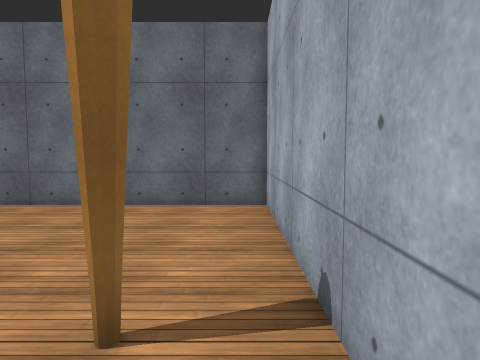
View 1 (above)

19 first-person views from a walk through a Unity game level. The camera is 1.4 m above the floor, tilts 4° down and sees 70° across. The floor is counted in squares, 1 m on a side. Each view is taken from the middle of a square. On the plan, view 1 faces up. The plan holds only what a view shows up to about 15 squares ahead; the rest is blank. The place goes on beyond the plan. The player character is not drawn. Surface patterns are stand-ins for the level's own textures.

View 2
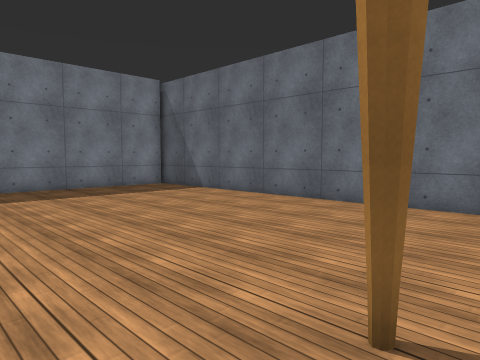

View 3
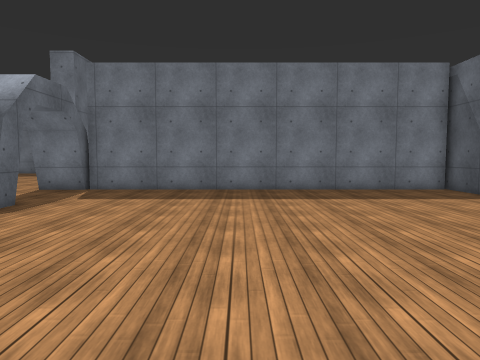

View 4
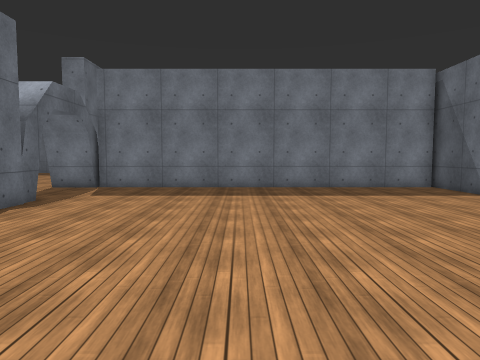

View 5
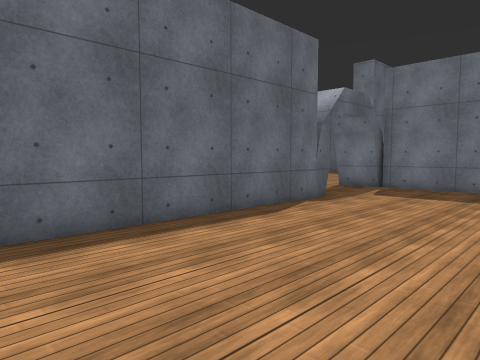

View 6
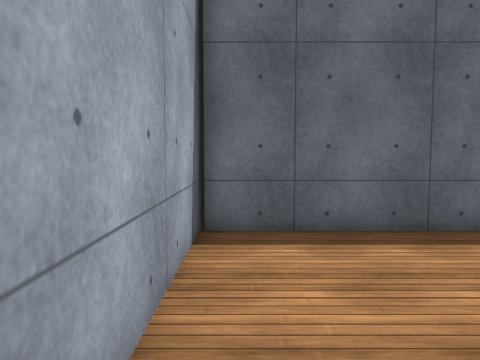

View 7
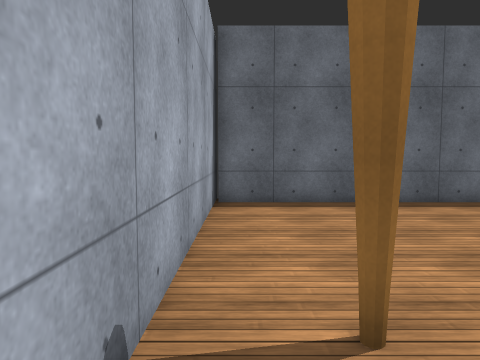

View 8
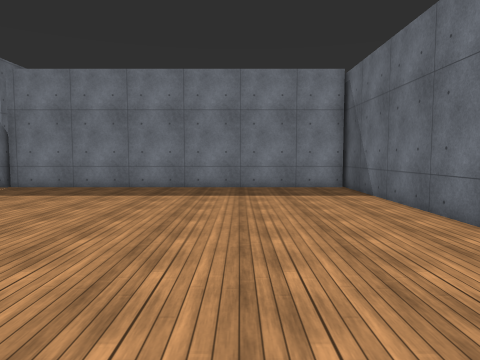

View 9
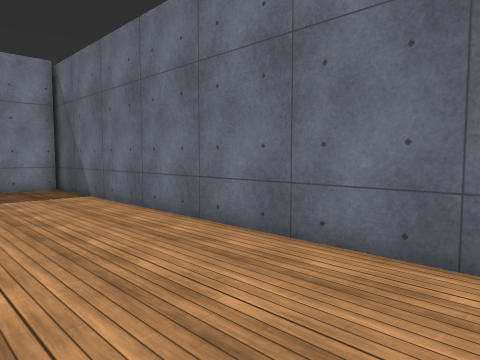

View 10
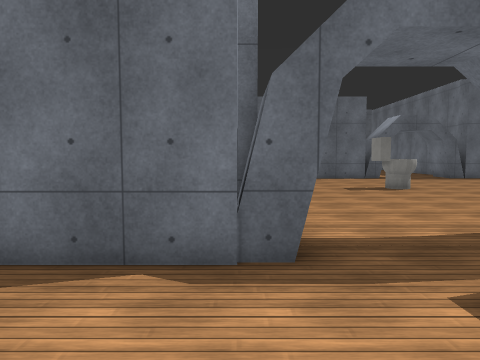

View 11
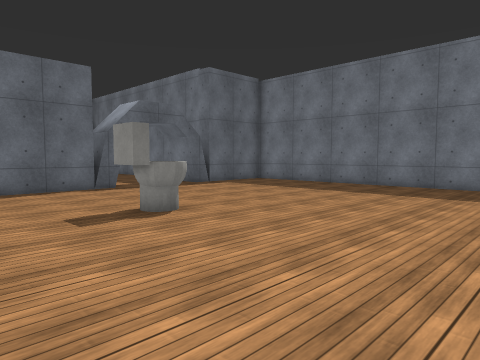

View 12
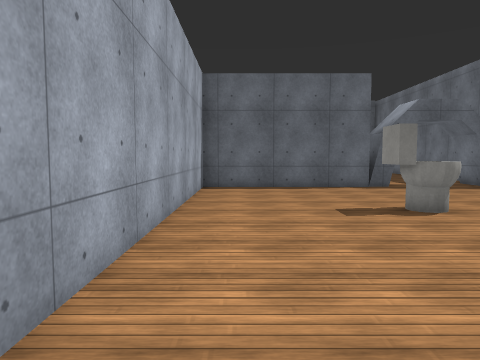

View 13
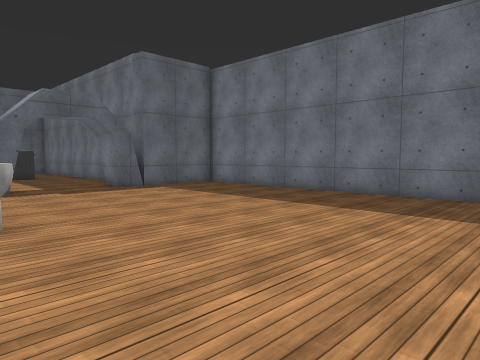

View 14
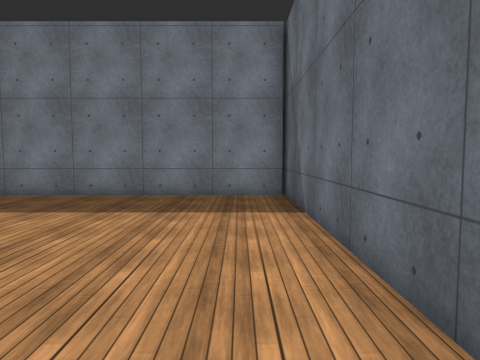

View 15
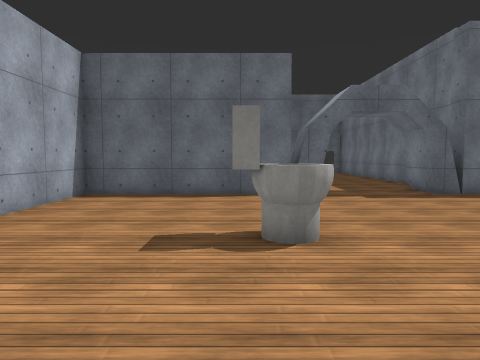

View 16
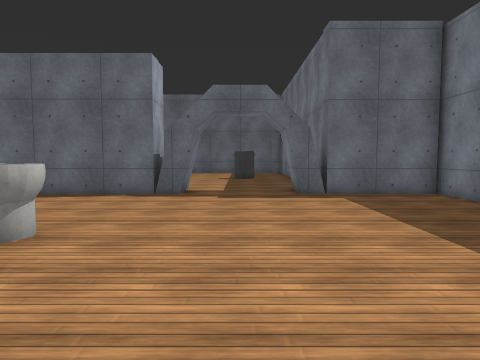

View 17
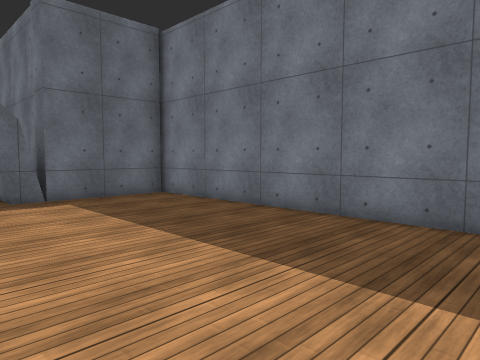

View 18
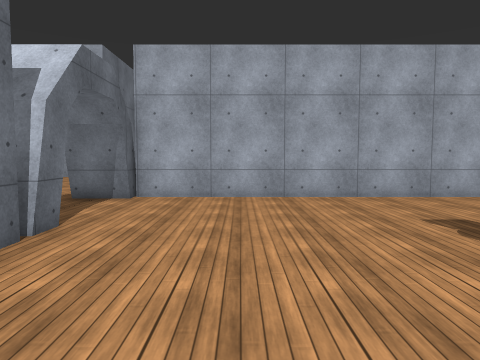

View 19
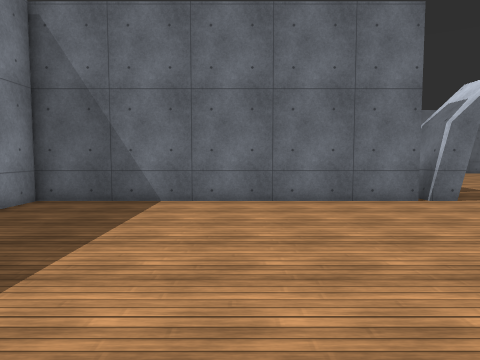

### Floor plan
Points are (right, up) in squares from view 1. A wall is a line through its corners. A room is listed if a view was taken in it or the views show most of it. See-through windows are left out.
Room 1 (views 1, 2, 3, 4, 5, 6, 7, 8, 9, 10)
walls: (-10.8, -5.3) (0.8, -5.3); (-15.4, 9.6) (-15.4, -5.4); (-15.8, -5.3) (-15.1, -5.3); (0.8, -6.2) (0.8, 9.7) (-15.8, 9.7)
ways out: opening at (-13, -6) to room 2
Room 2 (views 11, 12, 13, 14, 15, 16, 17, 18, 19)
walls: (-16.4, -7.4) (-28.3, -7.4) (-28.3, -22.5) (-23, -22.5) (-23, -24.5); (-15.1, -7.4) (-16, -7.4); (-19, -24.5) (-19, -22.5) (-10.3, -22.5) (-10.3, -7.4); (-14.9, -5.3) (-14.9, -7.4); (-11, -7.4) (-11, -5.3); (-10.1, -7.4) (-10.8, -7.4)
low walls: (-23.2, -22.5) (-23.2, -24.5); (-15.1, -5.3) (-15.1, -7.4); (-10.8, -7.4) (-10.8, -5.3)
ways out: opening at (-13, -6) to room 1
objects: other object (-17, -16) to (-16, -15)

Where each view was taken, in squares from view 1:
view 1: 0 up, 0 right, facing up
view 2: 0 up, 0 right, facing up-left
view 3: 1 up, 1 left, facing left
view 4: 1 up, 0 right, facing left
view 5: 1 up, 0 right, facing down-left
view 6: 1 up, 0 right, facing down
view 7: 5 up, 0 right, facing down
view 8: 5 up, 0 right, facing left
view 9: 5 up, 0 right, facing up-left
view 10: 1 down, 10 left, facing down
view 11: 8 down, 12 left, facing down-left
view 12: 7 down, 12 left, facing down
view 13: 8 down, 16 left, facing down-left
view 14: 9 down, 16 left, facing left
view 15: 10 down, 16 left, facing down
view 16: 10 down, 21 left, facing down
view 17: 11 down, 21 left, facing down-left
view 18: 11 down, 22 left, facing right
view 19: 18 down, 22 left, facing up
